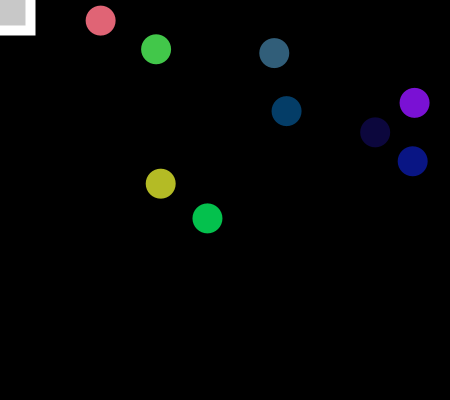
Frame 1 (no input)
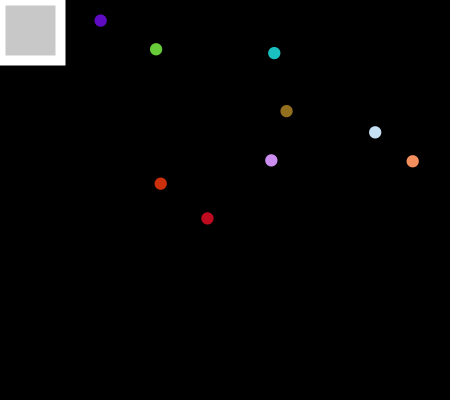
Frame 60 (the mouse pressed at the canvas centre just before this capture)
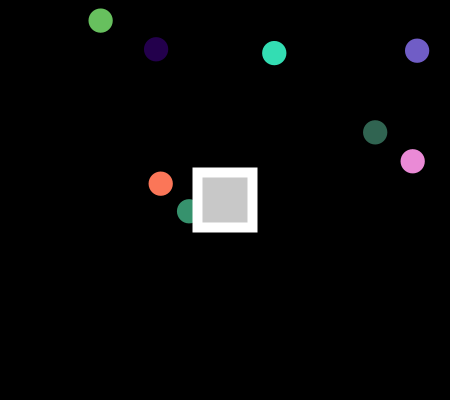
Frame 120 (the mouse held since frame 60 and released just before this capture)

The Processing sketch that drew these frames (run headless with seeded random() and noise(); from frame 60 on, the mouse is pressed at the canvas centre):

// Processing sketch: A4_enhanced
// ── A4_enhanced.pde
// A4 enhanced

// In this game, titled confetti wipper, the player's goal is to detect the one confetti that always appears in a different spot, in a sea of randomly flashing confetties and several stationed
// confetties. Once all the confetti wipe has reached the maximun height, game is over, or when the player in unable to detect the one special confetti before the wiper disappears, then the 
// game is also over.
 

int h = 60; // square height
int w = 60; // square width

float t = 30; // ellipse height
float v = 30; // ellipse width

float a = random(15, 435); // ellipse x position
float b = random(15, 385); // ellipse y position

float c = random(15, 435); // ellipse x position
float d = random(15, 385); // ellipse y position

float e = random(15, 435); // ellipse x position
float f = random(15, 385); // ellipse y position

float g = random(15, 435); // ellipse x position
float i = random(15, 385); // ellipse y position

float j = random(15, 435); // ellipse x position
float k = random(15, 385); // ellipse y position

float l = random(15, 435); // ellipse x position
float m = random(15, 385); // ellipse y position

float n = random(15, 435); // ellipse x position
float o = random(15, 385); // ellipse y position

float p = random(15, 435); // ellipse x position
float q = random(15, 385); // ellipse y position

float r = random(15, 435); // ellipse x position
float s = random(15, 385); // ellipse y position



void setup() {
  
  size(450, 400);
 
}

void draw() {
  
  background(0);
  
  // ball
  fill(random(0, 255), random(255), random(255));
  noStroke();
  ellipse(a, b, t, v);
  
  fill(random(0, 255), random(255), random(255));
  ellipse(c, d, t, v);
    
  fill(random(0, 255), random(255), random(255));
  ellipse(e, f, t, v);
    
  fill(random(0, 255), random(255), random(255));    
  ellipse(g, i, t, v);
        
  fill(random(0, 255), random(255), random(255));    
  ellipse(j, k, t, v);
  
  fill(random(0, 255), random(255), random(255));
  ellipse(l, m, t, v);
    
  fill(random(0, 255), random(255), random(255));
  ellipse(n, o, t, v);
    
  fill(random(0, 255), random(255), random(255));    
  ellipse(p, q, t, v);
        
  fill(random(0, 255), random(255), random(255));    
  ellipse(r, s, t, v);
  
  //square
  rectMode(CENTER);
  strokeWeight(10); 
  stroke(255);
  fill(200);
  rect(mouseX, mouseY, h, w);
  
  // treat shrinks
  v = v - 0.3;
  t = t - 0.3;
  
  // random flashes to confuse people
  c = random(15, 435); 
  d = random(15, 385);
  
  // constrain 
  mouseX = constrain(mouseX, w / 2, width - w / 2 - 1);
  mouseY = constrain(mouseY, h / 2, height - h / 2 - 1);
  
  // treat appears in random location
  if (t <= 0 && v <= 0) {
    
    // ball location
    a = random(15, 435); 
    b = random(15, 385);
    
    // ball with and height
    t = 30;
    v = 30;
    
    // ball shrinks
    v = v - 0.3;
    t = t - 0.3;
 
    // square shrink if not touch ball
    h = h - 5;
    w = w - 5;
    
  }
  
  // game over
  
  if (h >= 400 || w >= 450) {
    
    background(0);
    fill(0);
    
  }
  
  
  if (w <= 0 && h <= 0) {
      
    background(0);
    fill(0);
    
  }

  // square detects the ball and grow by 5
  if (a + v >= mouseX - (w / 2) && a <= mouseX + (w / 2) && b + t >= mouseY - (h / 2) && b <= mouseY + (h / 2)) {
    
    a = random(15, 435); 
    b = random(15, 385);
    
    t = 30;
    v = 30;
    
    v = v - 0.3;
    t = t - 0.3;
    
    h = h + 5;
    
    w = w + 5;
     
  }

}
